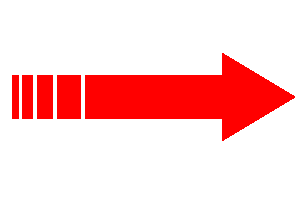
#> input picture color_conversion/arr.png, 300 x 200 px
$ python main.py
#> lines starting #> are read from the running program, lines starting #| are printed output that depends on the picture; after the words box and inside, x2 and y2 are one past the last pixel; in counts of white or black regions, pixels touching at a corner belong together
import numpy as np
import cv2

image = cv2.imread("arr.png", cv2.IMREAD_UNCHANGED)
#> image is the input picture: shape (200, 300, 4); mean B, G, R, A 204.5, 204.5, 255, 50
b, g, r, a = cv2.split(image)
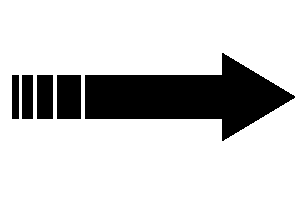
#> b: shape (200, 300); 80.2% white; 5 black regions, box (x1, y1, x2, y2) and area: (85, 53, 295, 141) 9328, (57, 75, 81, 119) 1056, (37, 75, 53, 119) 704, (22, 75, 33, 119) 484, (12, 75, 19, 119) 308
#> r: shape (200, 300); every value is 255
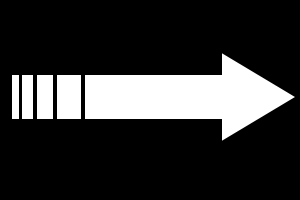
#> a: shape (200, 300); min 0, max 255, mean 50

bgr = cv2.merge((b, g, r))

all_g = np.ones_like(bgr)
all_g[:, :] = (0,255,0)

bgr = np.where(bgr == (0,0,255), all_g, bgr)
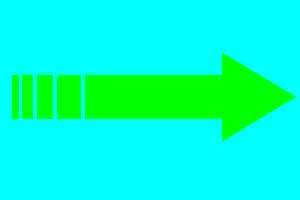
#> bgr: shape (200, 300, 3); mean B, G, R 204.5, 255, 0

image = cv2.merge((bgr, a))

cv2.imwrite('target.png', image)
